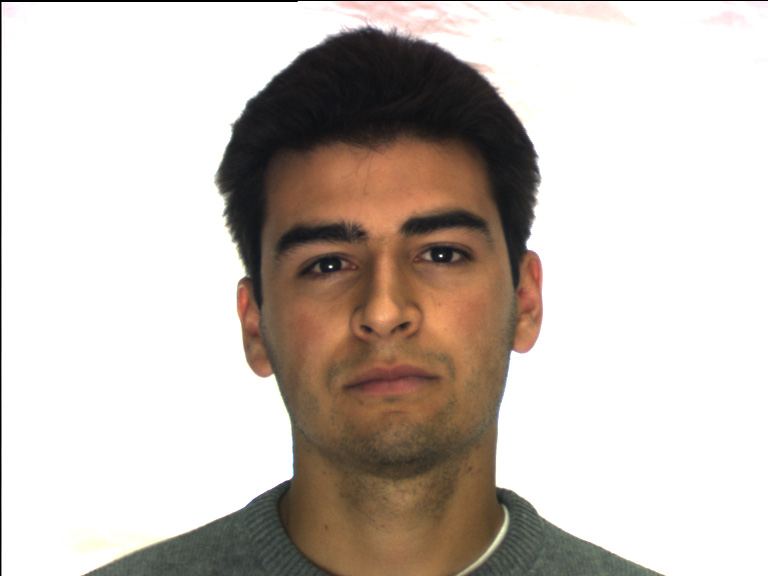
#> input picture sfa_database/original/img (1001).jpg, 768 x 576 px
$ python -i skin_classifier_uv.py   (imports and definitions only)
#> lines starting #> are read from the running program, lines starting #| are printed output that depends on the picture
### uv_approach/histogram_uv.py
from mpl_toolkits.mplot3d import Axes3D
import matplotlib.pyplot as plt
import numpy as np


class HistogramUV:
    def __init__(self):
        self.bins = dict()
        self.count = 0

    def get_probability(self, uv):
        uv_count = self.bins.get(uv, 0)
        return uv_count / self.count

    # [52 lines left out: functions fill_bin, print_prob_distr, plot, prepare_values, not called in this run]

### uv_approach/prob_distr_uv.py
class ProbDist:
    def __init__(self):
        self.values = dict()

    def get_probability(self, uv):
        prob = self.values.get(uv, 0)
        return prob

    def fill_bin(self, uv, prob):
        self.values[uv] = prob

### uv_approach/skin_classifier_uv.py
import cv2

from uv_approach.histogram_uv import HistogramUV
from uv_approach.prob_distr_uv import ProbDist
import numpy as np

class SkinClassifierUV:
    def __init__(self):
        self.skin_histogram = HistogramUV()
        self.non_skin_histogram = HistogramUV()
        self.skin_dist = ProbDist()
        self.theta_max = 0.4
        self.lower_boundary_skin = [0, 0, 0]
        self.upper_boundary_skin = [255, 255, 255]
        self.masks = []

    def load_rgb(self, url):
        return cv2.imread(url, 1)

    # [28 lines left out: functions load_yuv, learn_from_database, not called in this run]

    def is_background_color(self, color):
        return color[0] == 0 and color[1] == 0 and color[2] == 0

    # [69 lines left out: functions calculate_prob_dist, calculate_boundaries, test, not called in this run]


    def mark_skin(self, img_rgb):

        img_yuv = cv2.cvtColor(img_rgb, cv2.COLOR_BGR2YUV)
        # e1 = cv2.getTickCount()
        ############## TEST ########################
        # just for one mask
        new_masks = []
        for mask in self.masks:
            new_masks.append(cv2.inRange(img_yuv, mask[0], mask[1]))

        final_mask = new_masks[0]
        for i in range(1, len(new_masks)):
            final_mask = cv2.bitwise_or(final_mask, new_masks[i])

        img_rgb = cv2.bitwise_and(img_rgb,img_rgb, mask = final_mask)

        # e2 = cv2.getTickCount()
        # t = (e2 - e1)/cv2.getTickFrequency()
        # print(t)

        return img_rgb

    def increase_theta(self):
        self.theta_max += 0.1
        print('theta_max:',self.theta_max)

>>> import cv2
>>> picture = cv2.imread('../sfa_database/original/img (1001).jpg', cv2.IMREAD_GRAYSCALE)
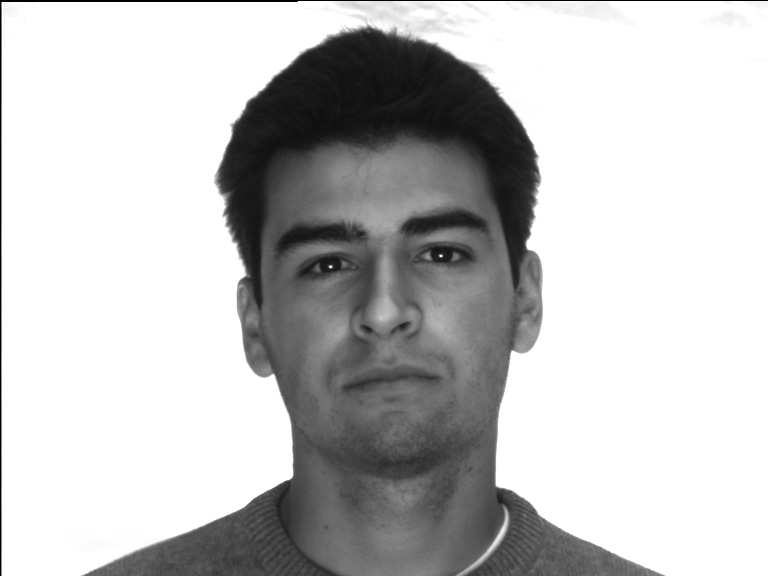
#> picture: shape (576, 768); min 0, max 255, mean 194.6
#> (the run stopped early here; a loop or call above may not have finished)

$ run again, on sfa_database/original/img (1006).jpg
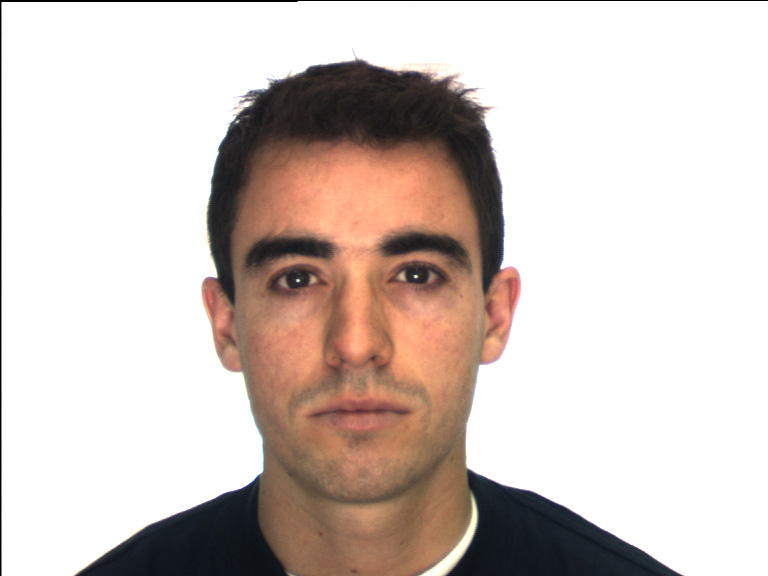
#> input picture sfa_database/original/img (1006).jpg, 768 x 576 px
#> `picture = cv2.imread('../sfa_database/original/img (1001).jpg', cv2.IM..`:
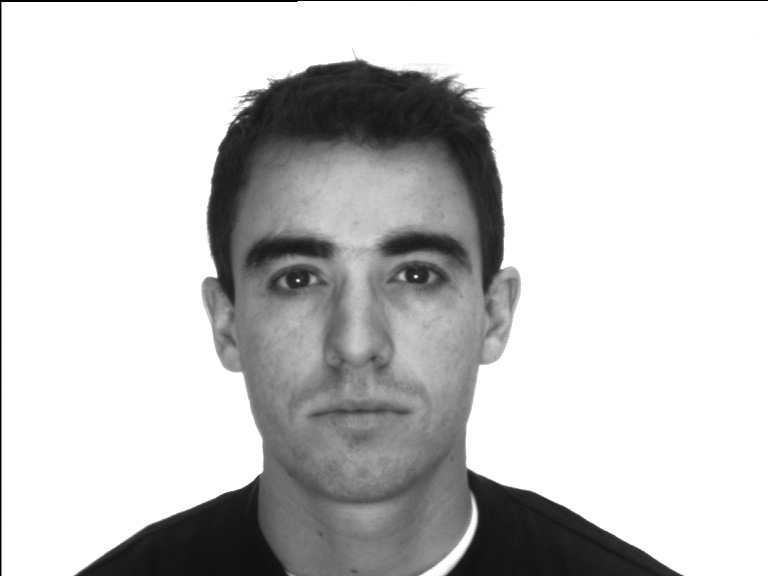
#> picture: shape (576, 768); min 0, max 255, mean 202.1
